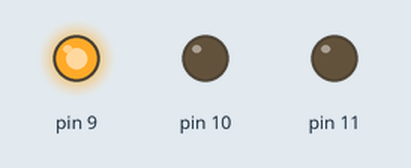
This sketch was run on a simulated Arduino Uno, built with avr-gcc and run on an emulated ATmega328P. On the bench: output pins drawn as LEDs (lit = HIGH).

Above: at 0.12 s.
At 1.62 s:
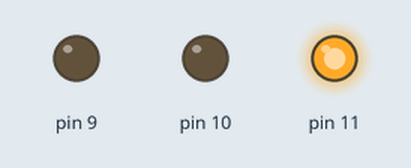
At 3.37 s:
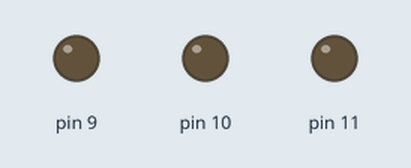
At 6.62 s:
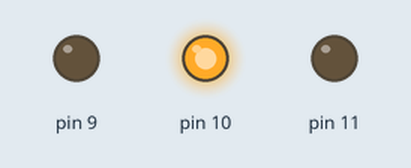
Timing chart, 0 to 6.9 s (numbered marks = the images above):
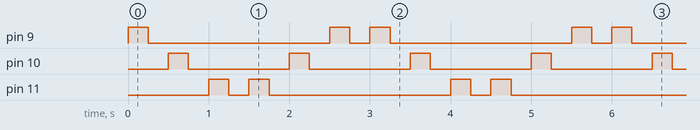

Measured:
- by itself, pin 9: repeats every 3.0 s: LOW 2.3 s, HIGH 0.25 s, LOW 0.25 s, HIGH 0.25 s
- by itself, pin 10: alternates HIGH for 0.25 s and LOW for 1.3 s
- by itself, pin 11: repeats every 3.0 s: LOW 0.25 s, HIGH 0.25 s, LOW 2.3 s, HIGH 0.25 s

The sketch:

followeback_led.ino
```cpp
void setup() {
  // put your setup code here, to run once:
for(int i =9 ; i<=11 ;i++ )
{
pinMode(i,OUTPUT);
}

}

void loop() {
  // put your main code here, to run repeatedly:
     for(int i =9 ;i<=11 ; i++)
  {
    digitalWrite(i,HIGH);
    delay(250);
    digitalWrite(i,LOW);
    delay(250);
  }
   for(int i=11 ;i>=9 ; i--)
  {
    digitalWrite(i,HIGH);
    delay(250);
    digitalWrite(i,LOW);
    delay(250);
  }

}
```
